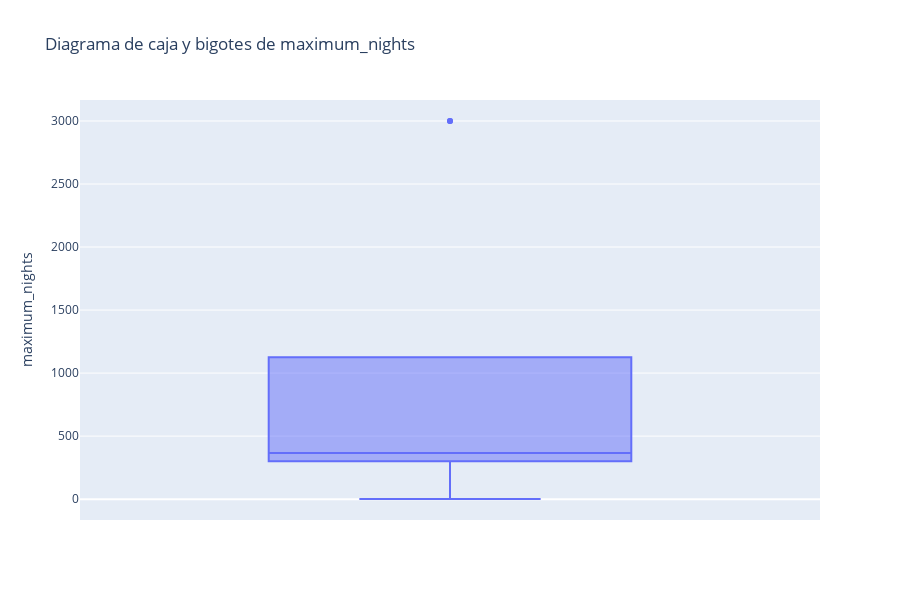

Here is the notebook cell this chart was saved with:
### Code cell
# Crear un diagrama de caja y bigotes con Plotly
fig = px.box(df_listings1, y='maximum_nights', template='plotly', title='Diagrama de caja y bigotes de maximum_nights',height=600)

# Guardar el gráfico en un archivo HTML
#pio.write_html(fig, file='outliers_nights.html', auto_open=True)

# Mostrar el gráfico
fig.show()

### Figure 1 — Plotly figure (JSON) as saved in the notebook; plotly's stock layout.template omitted (floating-point values rounded to 4 significant figures; data arrays with more than 128 entries replaced by an {"elided": "..."} marker saying what was removed)
{"data": [{"alignmentgroup": "True", "hovertemplate": "maximum_nights=%{y}<extra></extra>", "legendgroup": "", "marker": {"color": "#636efa"}, "name": "", "notched": false, "offsetgroup": "", "orientation": "v", "showlegend": false, "type": "box", "x0": " ", "xaxis": "x", "y": {"elided": "18519 int values"}, "y0": " ", "yaxis": "y"}], "layout": {"boxmode": "group", "height": 600, "legend": {"tracegroupgap": 0}, "title": {"text": "Diagrama de caja y bigotes de maximum_nights"}, "xaxis": {"anchor": "y", "domain": [0, 1]}, "yaxis": {"anchor": "x", "domain": [0, 1], "title": {"text": "maximum_nights"}}}}
